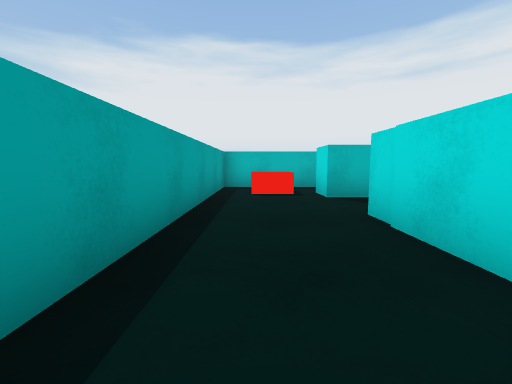
[1] (above)

24 first-person views from a walk through a 3-D level made in the Unity game engine. The camera is 0.68 m above the floor, tilts 6° down and sees 90° across. The floor is counted in squares, 1 m on a side. Each view is taken from the middle of a square. On the plan, view 1 faces up. The plan holds only what a view shows up to about 9 squares ahead; the rest is blank. The place goes on beyond the plan. The player is left out.

[2]
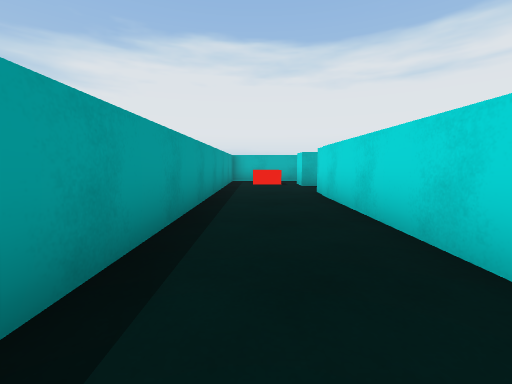

[3]
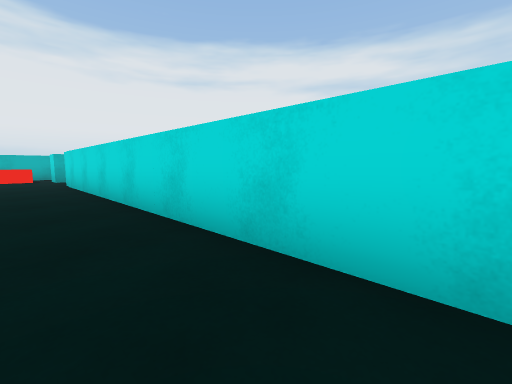

[4]
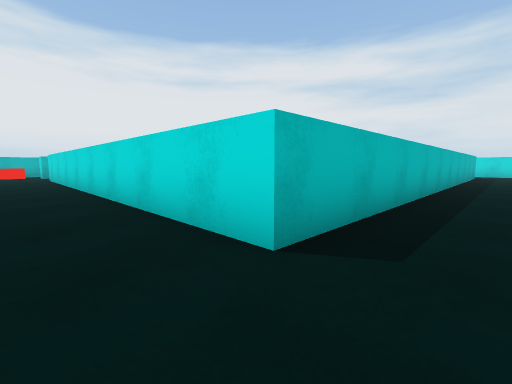

[5]
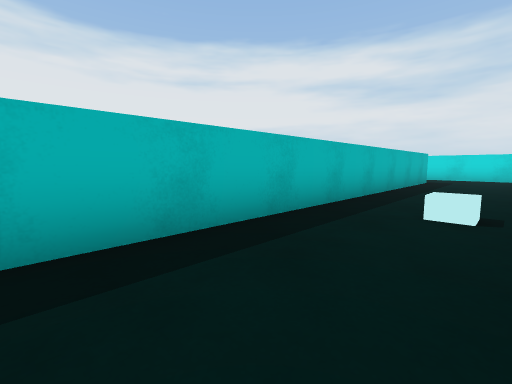

[6]
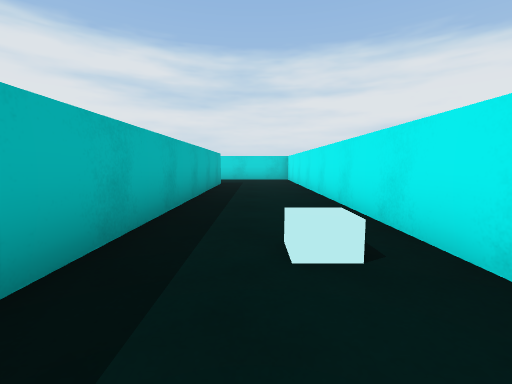

[7]
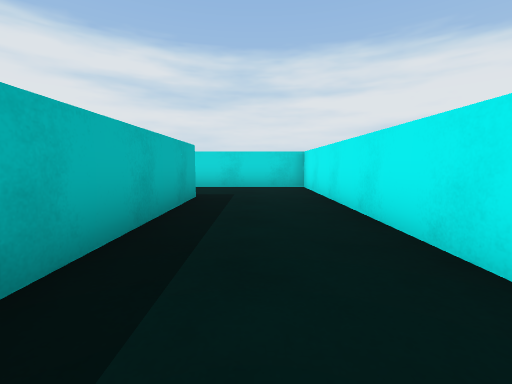

[8]
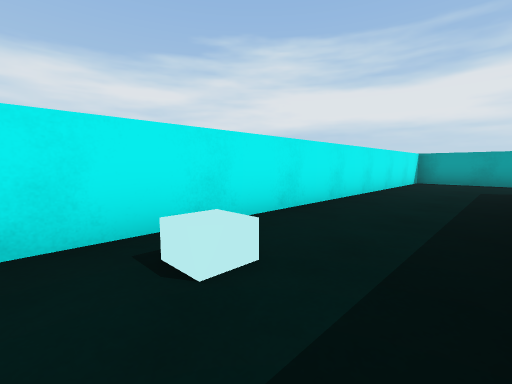

[9]
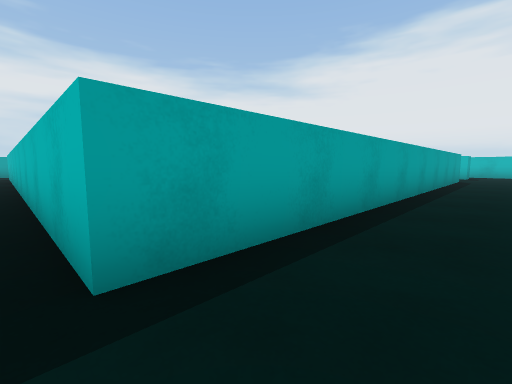

[10]
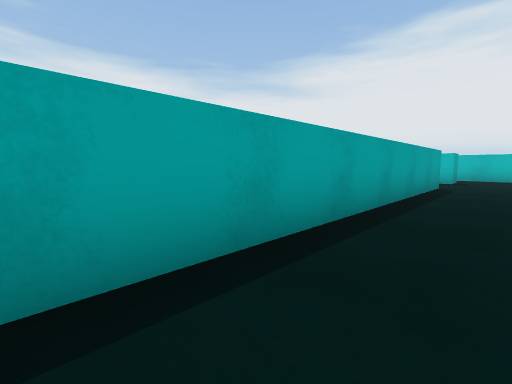

[11]
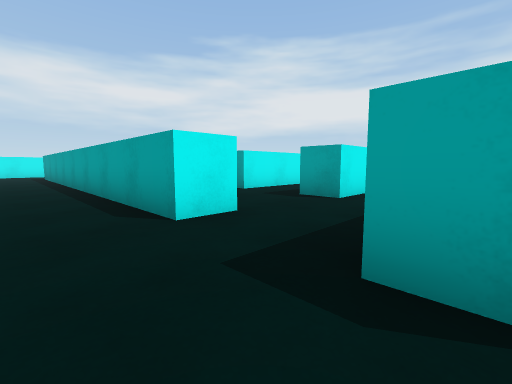

[12]
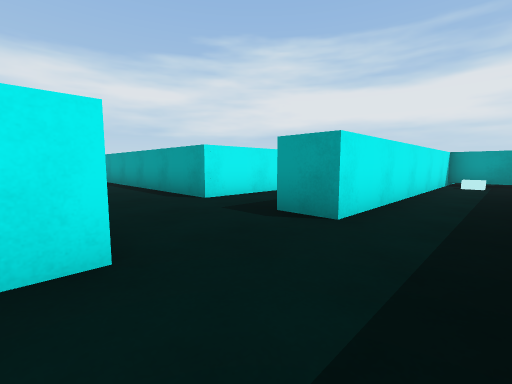

[13]
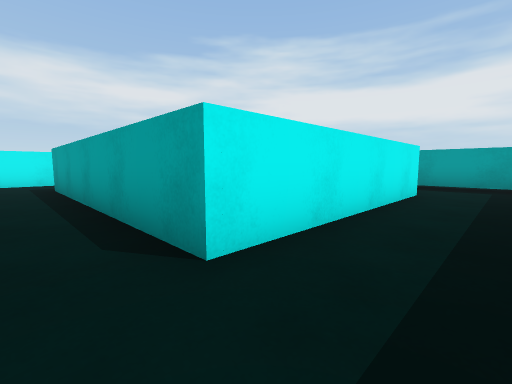

[14]
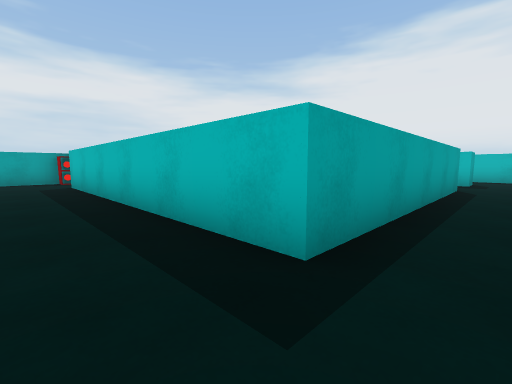

[15]
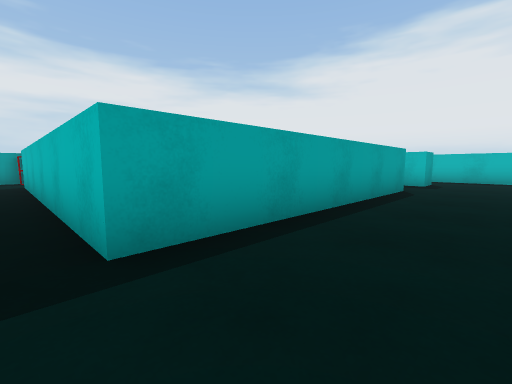

[16]
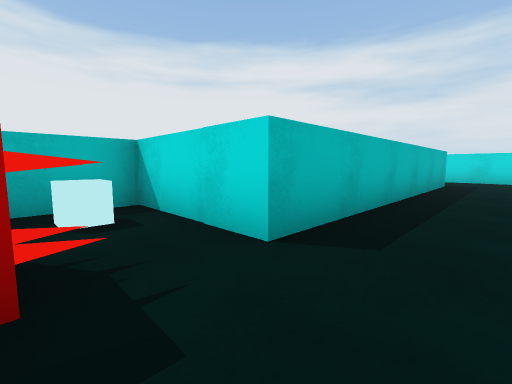

[17]
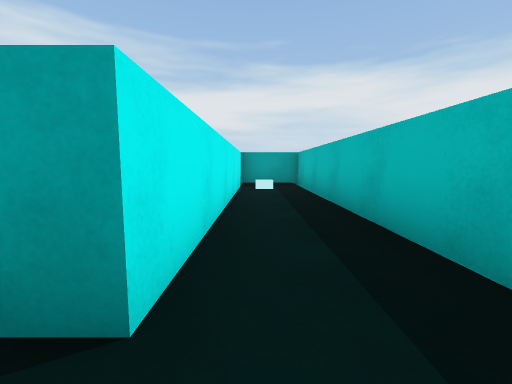

[18]
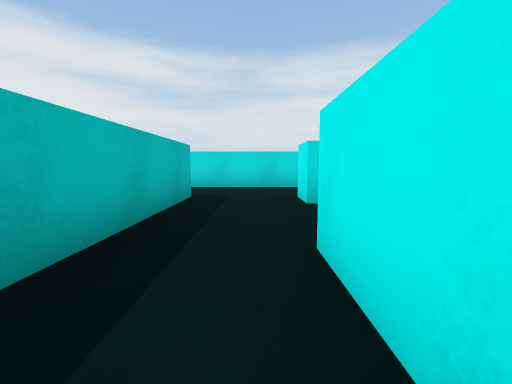

[19]
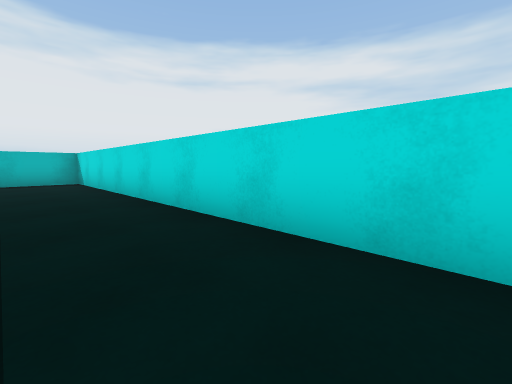

[20]
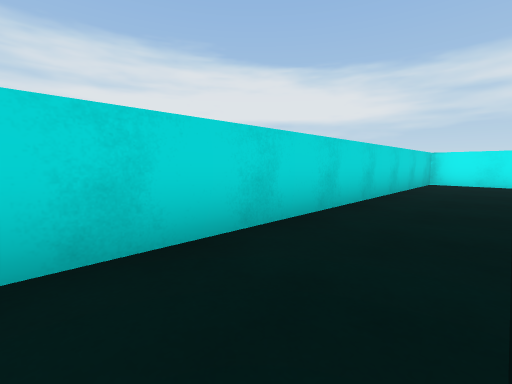

[21]
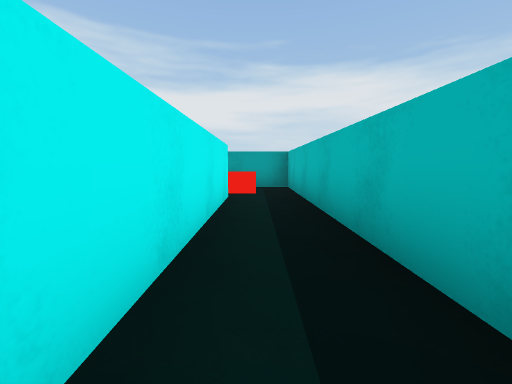

[22]
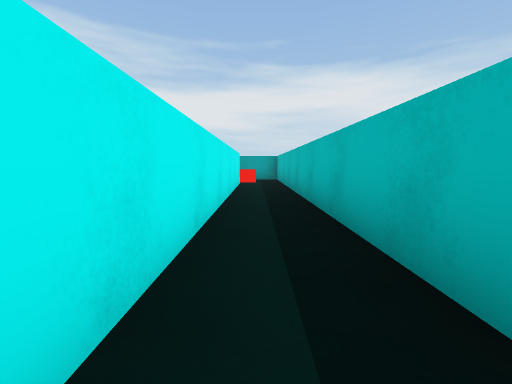

[23]
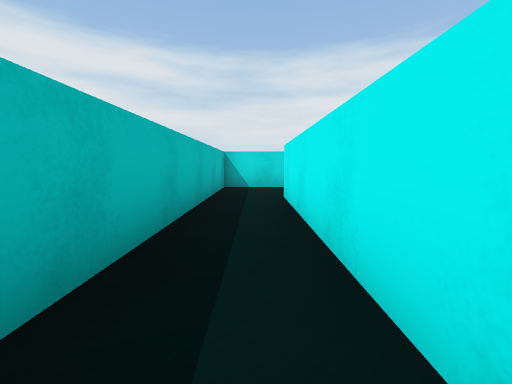

[24]
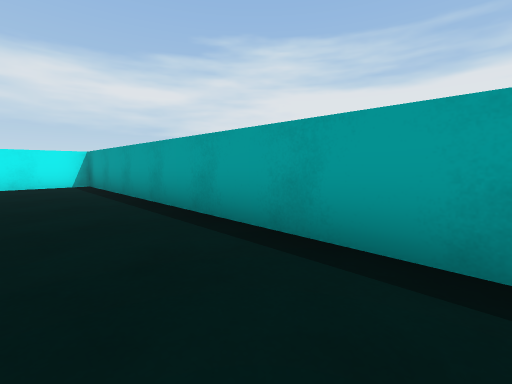

### Floor plan
Ten units are one square. View 1 is at (0, 0); x grows to the right and y downward. Boxes are objects, and circles mark ways between rooms. Rooms are numbered by the first view taken in them; rooms with no view inside come last. Other rooms are left out.
<svg viewBox="-15 -85 210 215">
<path fill="none" stroke="#000" d="M154 -31 165 -31 165 97 15 97 15 -35M25 -54 15 -54 15 -64M165 -61 165 -54 155 -54M-10 -65 -10 125 190 125 190 -65M126 87 141 87M25 66 25 80M72 -5 130 -5 130 65 47 65 47 35 30 35M55 -21 55 0M130 -35 130 -25 124 -25M155 -54 55 -54 55 -35 130 -35M101 -80 -10 -80 -10 -65M15 -64 165 -64M190 -65 190 -80 119 -80"/>
<rect x="-5" y="-75" width="10" height="20" fill="#bbb"><title>other object</title></rect>
<rect x="85" y="115" width="10" height="10" fill="#bbb"><title>cube</title></rect>
<rect x="25" y="55" width="10" height="10" fill="#bbb"><title>other object</title></rect>
<rect x="35" y="35" width="10" height="10" fill="#bbb"><title>cube</title></rect>
<rect x="65" y="-45" width="10" height="10" fill="#bbb"><title>cube</title></rect>
<circle cx="160" cy="-45" r="3" fill="#2a7"/>
<circle cx="175" cy="-60" r="3" fill="#2a7"/>
<circle cx="5" cy="-60" r="3" fill="#2a7"/>
<circle cx="145" cy="-30" r="3" fill="#2a7"/>
<text x="90" y="100">1</text>
<text x="100" y="70">2</text>
<text x="100" y="-50">3</text>
<text x="90" y="-70">4</text>
</svg>
Room 1 opens to room 3. Room 1 opens to room 4. Room 2 opens to room 3.

Where each view was taken, in squares from view 1:
view 1: 0 up, 0 right, facing up
view 2: 3 down, 0 right, facing up
view 3: 7 down, 0 right, facing up-right
view 4: 11 down, 0 right, facing up-right
view 5: 12 down, 5 right, facing up-right
view 6: 11 down, 7 right, facing right
view 7: 11 down, 11 right, facing right
view 8: 10 down, 10 right, facing down-left
view 9: 10 down, 18 right, facing up-left
view 10: 6 down, 18 right, facing up-left
view 11: 6 up, 18 right, facing down-left
view 12: 5 up, 16 right, facing down-left
view 13: 2 up, 14 right, facing down-left
view 14: 8 down, 14 right, facing up-left
view 15: 7 down, 15 right, facing up-left
view 16: 8 down, 3 right, facing up-right
view 17: 4 up, 14 right, facing left
view 18: 4 up, 11 right, facing right
view 19: 3 down, 17 right, facing up-right
view 20: 2 down, 17 right, facing down-right
view 21: 7 up, 7 right, facing left
view 22: 7 up, 11 right, facing left
view 23: 7 up, 11 right, facing right
view 24: 3 down, 1 right, facing down-left
